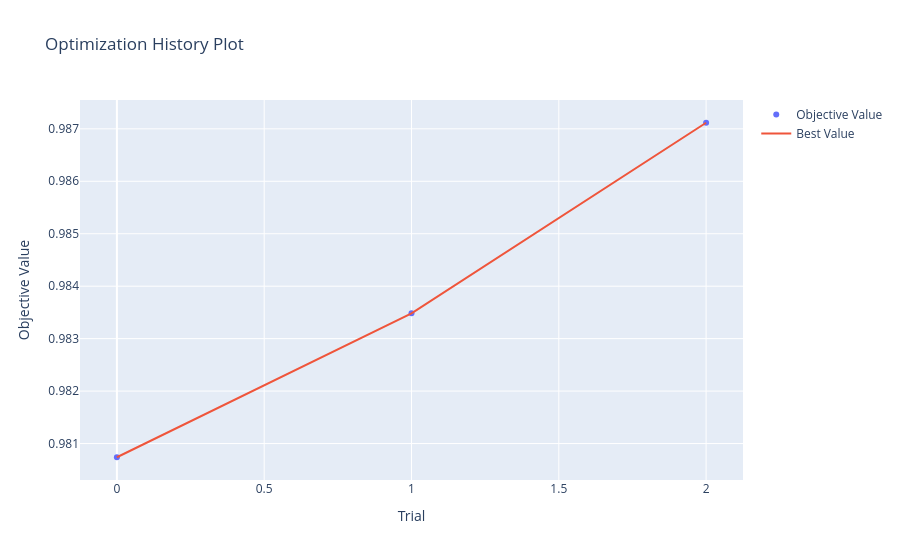

Source (notebook cell):
### Code cell
vis.plot_optimization_history(study)

### Figure 1 — Plotly figure (JSON) as saved in the notebook; plotly's stock layout.template omitted (floating-point values rounded to 4 significant figures)
{"data": [{"mode": "markers", "name": "Objective Value", "type": "scatter", "x": [0, 1, 2], "y": [0.9807, 0.9835, 0.9871]}, {"mode": "lines", "name": "Best Value", "type": "scatter", "x": [0, 1, 2], "y": [0.9807, 0.9835, 0.9871]}, {"marker": {"color": "#cccccc"}, "mode": "markers", "name": "Infeasible Trial", "showlegend": false, "type": "scatter", "x": [], "y": []}], "layout": {"title": {"text": "Optimization History Plot"}, "xaxis": {"title": {"text": "Trial"}}, "yaxis": {"title": {"text": "Objective Value"}}}}
